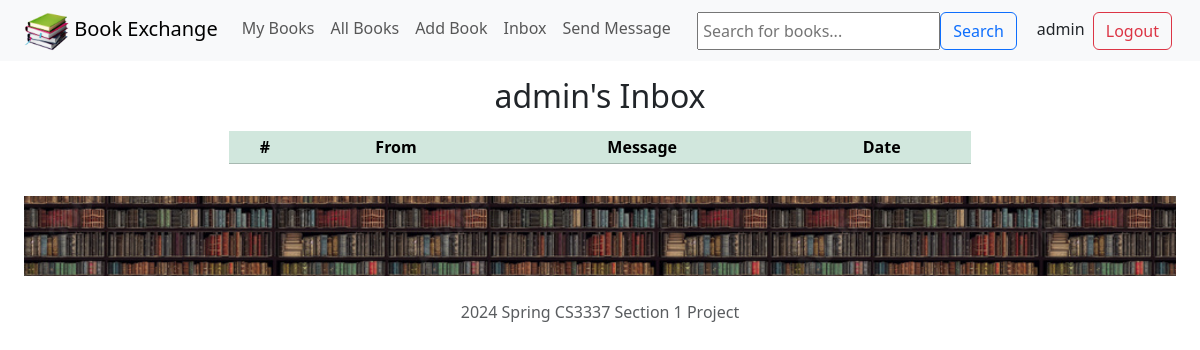
Page /inbox (signed in) on the committed database.
### bookMng/models.py (models this page shows, shortened)
class MainMenu(models.Model):
    item = models.CharField(max_length=200, unique=True)
    link = models.CharField(max_length=200, unique=True)

### bookMng/views.py (the view)
# urls.py: path('inbox',views.inbox, name="inbox"),
@login_required(login_url=reverse_lazy('login'))
def inbox(request):
    messages = Message.objects.filter(to_user=request.user)
    return render(request,
                  'bookMng/inbox.html',
                  {
                      'item_list': MainMenu.objects.all(),
                      'messages': messages
                  })

### bookEx/templates/bookMng/inbox.html (shortened to what this page needs)
{% extends "base.html" %}
{% load static %}
{% block content %}
<h2>{{ user }}'s Inbox</h2>
<div class="container p-2">
    <div class="row">
        <div class="col-md-8 offset-md-2">
            <table class="table table-striped table-hover table-sm table-success">
                <thead>
                    <tr>
                        <th scope="col">#</th>
                        <th scope="col">From</th>
                        <th scope="col">Message</th>
                        <th scope="col">Date</th>
                    </tr>
                </thead>
            </table>
        </div>
    </div>
</div>
{% endblock content %}

### bookEx/templates/base.html (shortened to what this page needs)
{% load static %}
<!DOCTYPE html>
<html lang="en">
<head>
    <link href="https://cdn.jsdelivr.net/npm/bootstrap@5.3.3/dist/css/bootstrap.min.css" rel="stylesheet">
</head>
<body>
    <header>
        <nav class="navbar navbar-expand-lg bg-body-tertiary navbar-light">
            <div class="container-fluid">
                <div class="collapse navbar-collapse container">
                    <ul class="navbar-nav">
                        <li>
                            <a class="navbar-brand" href="/">
                                <img src="{% static 'logo.png' %}" alt="Home" width="45" height="45" />
                                Book Exchange
                            </a>
                        </li>
                        {% block sidenav %}
                        {% for item in item_list %}
                        <li class="nav-item">
                            <a class="nav-link" href="{{ item.link }}">{{item.item}}</a>
                        </li>
                        {% endfor %}
                        {% endblock sidenav %}
                    </ul>
                </div>
                <form class="ms-auto d-inline-flex" action="{% url 'search' %}" method="post">
                    <input class="px-1" type="text" name="q" placeholder="Search for books...">
                    <button class="btn btn-outline-primary" type="submit">Search</button>
                </form>
                <span>
                    {% if user.is_authenticated %}
                    <form class="ms-auto text-nowrap px-3" action="{% url 'logout' %}?next=/" method="post">
                        <span class="px-1">{{ user.username }}</span>
                        <button class="btn btn-outline-danger" type="submit">Logout</button>
                    </form>
                    {% else %}
                    <form class="ms-auto text-nowrap px-3" action="{% url 'login' %}?next=/" method="get">
                        <span class="px-1">Not Logged In</span>
                        <button class="btn btn-outline-primary" type="submit">Login</button>
                        {% csrf_token %}
                    </form>
                    {% endif %}
                </span>
            </div>
        </nav>
    </header>
    <main class="container-fluid p-3 text-center">
        {% block content %}{% endblock content %}
        <img class="img-fluid p-2 w-100" src="{% static 'shelf.png' %}" alt="Banner">
    </main>
    <footer class="text-center text-muted">
        2024 Spring CS3337 Section 1 Project
    </footer>
</body>
</html>

### rows in the picture
MainMenu: item "My Books"
MainMenu: item "All Books"
MainMenu: item "Add Book"
MainMenu: item "Inbox"
MainMenu: item "Send Message"

### other values in the picture
{{ user.username }} "admin"
{{ user }} "admin"
